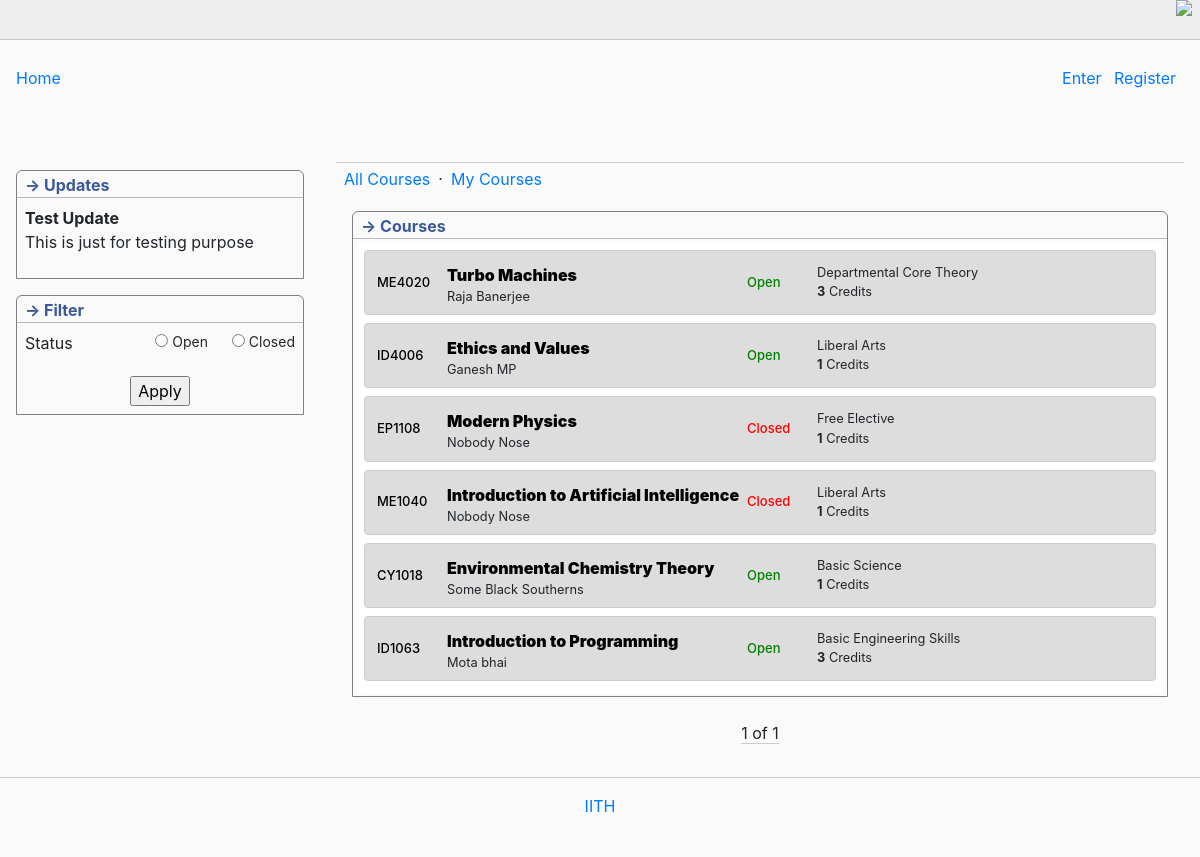
The page / on the database its author committed.
### sle/models.py (models this page shows, shortened)
class Update(models.Model):
    topic = models.CharField(max_length=100)
    news = models.CharField(max_length=500)

class Course(models.Model):
    course_code = models.CharField(max_length=64)
    title = models.CharField(max_length=200)
    tutor = models.CharField(max_length=200, blank=True)
    status = models.BooleanField(default=True)
    credit = models.IntegerField(default=1)
    elective_type_choices = {
        'Liberal Arts': 'LA',
        'Departmental Core Theory': 'DCT',
        'Departmental Core Lab': 'DCL',
        'Free Elective': 'FE',
        'Basic Science': 'BS',
        'Basic Engineering Skills': 'BES',
        'Additional': 'Additional',
        'Departmental Elective': 'DE',
    }
    elective_type = models.CharField(max_length=60, default='LA', choices=elective_type_choices)
    registered_students = models.ManyToManyField(User, blank=True, related_name='ongoing')
    finished_course = models.ManyToManyField(User, blank=True)

### sle/views.py (the view)
# urls.py: path('', views.index, name='index'),
def index(req):
    courses = Course.objects.all()
    paginator = Paginator(courses, 20)
    page_number = req.GET.get("page")
    page_obj = paginator.get_page(page_number)
    updates = Update.objects.last()
    return render(req, 'sle/index.html', {
        'courses': page_obj,
        'news': updates
    })

### sle/templates/sle/index.html (shortened to what this page needs)
{% extends 'sle/layout.html' %}
{% block body %}
<div class="flexit">
    <div id="sidebar">
        <div class="boxit borderTopRound">
            <div class="caption titled">&rightarrow; Updates</div>
            <div style="padding: 0.5rem;">
                {% if news %}
                    <strong>{{news.topic}}</strong>
                    <p>{{news.news}}</p>
                {% else %}
                    No new updates available
                {% endif %}
            </div>
        </div>
        <div class="boxit borderTopRound">
            <div class="caption titled">&rightarrow; Filter</div>
            <div style="padding: 0.5rem;">
                <form action="{% url 'filterpage' %}" method="post">
                    <div class="_FilterByTagsFrame_difficulty">
                        Status
                        <div class="_FilterByTagsFrame_difficulty_smaller">
                            <div class="mr-4">
                                <input type="radio" name="status" id="open" value="True">
                                <label for="open">Open</label>
                            </div>
                            <div>
                                <input type="radio" name="status" id="closed" value="False">
                                <label for="closed">Closed</label>
                            </div>
                        </div>
                    </div>
                    <div class="_FilterByTagsFrame_button">
                        <input type="submit" value="Apply">
                    </div>
                </form>
            </div>
        </div>
    </div>
    <div class="pagecontent">
        <div class="second-level-menu">
            <li><a href="{% url 'index' %}">All Courses</a></li>
            <li>&CenterDot;</li>
            <li><a href="{% url 'mycourses' %}">My Courses</a></li>
        </div>
        <div class="boxit borderTopRound">
            <div class="caption titled">
                &rightarrow; Courses
            </div>
            <div class="dkwod">
                {% for course in courses %}
                <div class="courses">
                    <div class="med">
                        <a href="#">{{ course.course_code }}</a>
                    </div>
                    <div class="column-flex">
                        <a style="font-weight: 900;" href="#">{{ course.title }}</a>
                        <small>{{ course.tutor }}</small>
                    </div>
                    <div class="med">
                        {% if course.status %}
                        <div style="color: green;">
                            Open
                        </div>
                        {% else %}
                        <div style="color: red;">
                            Closed
                        </div>
                        {% endif %}
                    </div>
                    <div class="column-flex">
                        <small>
                            {{ course.elective_type }}
                        </small>
                        <small><strong>{{ course.credit }}</strong> Credits</small>
                    </div>
                </div>
                {% empty %}
                <div class="courses">
                    Nothing here
                </div>
                {% endfor %}
            </div>
        </div>
        <div class="pagination">
            <span class="step-links">
                <span class="current">
                    {{ courses.number }} of {{ courses.paginator.num_pages }}
                </span>
            </span>
        </div>
    </div>
</div>
{% endblock %}

### sle/static/sle/style.css (style rules this page uses)
* { box-sizing: border-box; }
body { background-color: #fafafa; }
html .borderTopRound { border-top-left-radius: var(--border-radius); border-top-right-radius: var(--border-radius); }
:root { --border-radius: 6px; --notice-color: #888; --border-color: rgb(185, 185, 185); --muted-color: #666; --highlighted-blue-color: #def; --highlighted-green-color: #E8F5E9; }
.boxit { border: 1px solid grey; margin: 1rem; }
#sidebar { float: right; width: 20em; padding-top: 0.5rem; }
.pagecontent { margin: 1rem; min-height: 20rem; width: 100%; max-width: 900px; display: flex; flex-direction: column; flex: 3; }
.dkwod { background-color: white; margin: 3px; border-radius: 5px; padding: 4px; }
.dkwod a { color: black; }
.flexit { display: flex; flex-wrap: wrap; }
.courses { padding: 0.5rem; display: flex; flex-wrap: wrap; margin: 4px; margin-bottom: 8px; background-color: #dddddd; border-radius: 4px; border: 1px solid #ccc; }
.second-level-menu { display: flex; padding: 4px 8px; border-top: 1px solid #ccc; }
.column-flex { display: flex; flex-direction: column; max-width: 300px; width: 200px; min-width: 200px; flex: auto; padding-left: 4px; padding-top: 4px; }
.med { font-weight: 500; font-size: small; display: grid; width: 70px; min-width: 70px; padding-left: 4px; align-items: center; }
.boxit .titled { padding-left: 0.5rem; border-bottom: 1px solid #b9b9b9; }
.boxit .caption { color: #3b5998; font-weight: 700; margin-top: 2px; position: relative; }
.caption { font-weight: 700; color: #3b5998; }
.pagination { display: grid; align-items: center; text-align: center; margin-top: 0.5rem; }
.current { border-bottom: 1px solid #ccc; }
li { list-style: none; padding-right: 0.5rem; }
._FilterByTagsFrame_difficulty { display: flex; margin-bottom: 1rem; }
._FilterByTagsFrame_difficulty_smaller { width: 100%; display: flex; justify-content: end; font-size: 14px; }
._FilterByTagsFrame_button { text-align: center; }

### rows shown on the page
Update: topic "Test Update", news "This is just for testing purpose"
Course: course_code "ME4020", title "Turbo Machines", tutor "Raja Banerjee", status "Open", elective_type "Departmental Core Theory", credit "3"
Course: course_code "ID4006", title "Ethics and Values", tutor "Ganesh MP", status "Open", elective_type "Liberal Arts", credit "1"
Course: course_code "EP1108", title "Modern Physics", tutor "Nobody Nose", status "Closed", elective_type "Free Elective", credit "1"
Course: course_code "ME1040", title "Introduction to Artificial Intelligence", tutor "Nobody Nose", status "Closed", elective_type "Liberal Arts", credit "1"
Course: course_code "CY1018", title "Environmental Chemistry Theory", tutor "Some Black Southerns", status "Open", elective_type "Basic Science", credit "1"
Course: course_code "ID1063", title "Introduction to Programming", tutor "Mota bhai", status "Open", elective_type "Basic Engineering Skills", credit "3"

### other values the page prints
{{ courses.number }} "1"
{{ courses.paginator.num_pages }} "1"
